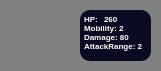
        <widget class="QWidget" name="pl1_ag20_widget" native="true">
         <property name="minimumSize">
          <size>
           <width>161</width>
           <height>71</height>
          </size>
         </property>
         <property name="styleSheet">
          <string notr="true">QWidget{
background-color: #808080;
border-radius:10px;
}</string>
         </property>
         <widget class="QTextBrowser" name="textBrowser_20">
          <property name="geometry">
           <rect>
            <x>80</x>
            <y>10</y>
            <width>71</width>
            <height>51</height>
           </rect>
          </property>
          <property name="styleSheet">
           <string notr="true">color:white;
background-color : #0a0a22;
border:none;
</string>
          </property>
          <property name="verticalScrollBarPolicy">
           <enum>Qt::ScrollBarPolicy::ScrollBarAlwaysOff</enum>
          </property>
          <property name="horizontalScrollBarPolicy">
           <enum>Qt::ScrollBarPolicy::ScrollBarAlwaysOff</enum>
          </property>
          <property name="html">
           <string>&lt;!DOCTYPE HTML PUBLIC &quot;-//W3C//DTD HTML 4.0//EN&quot; &quot;http://www.w3.org/TR/REC-html40/strict.dtd&quot;&gt;
&lt;html&gt;&lt;head&gt;&lt;meta name=&quot;qrichtext&quot; content=&quot;1&quot; /&gt;&lt;meta charset=&quot;utf-8&quot; /&gt;&lt;style type=&quot;text/css&quot;&gt;
p, li { white-space: pre-wrap; }
hr { height: 1px; border-width: 0; }
li.unchecked::marker { content: &quot;\2610&quot;; }
li.checked::marker { content: &quot;\2612&quot;; }
&lt;/style&gt;&lt;/head&gt;&lt;body style=&quot; font-family:'Segoe UI'; font-size:9pt; font-weight:400; font-style:normal;&quot;&gt;
&lt;p align=&quot;justify&quot; style=&quot; margin-top:12px; margin-bottom:12px; margin-left:0px; margin-right:0px; -qt-block-indent:0; text-indent:0px;&quot;&gt;&lt;span style=&quot; font-size:6pt; font-weight:700;&quot;&gt;HP: &lt;br /&gt;Mobility: 2&lt;br /&gt;Damage: 80&lt;br /&gt;AttackRange: 2&lt;/span&gt;&lt;/p&gt;&lt;/body&gt;&lt;/html&gt;</string>
          </property>
         </widget>
         <widget class="QPushButton" name="pl1_ag20_btn">
          <property name="geometry">
           <rect>
            <x>10</x>
            <y>10</y>
            <width>61</width>
            <height>51</height>
           </rect>
          </property>
          <property name="styleSheet">
           <string notr="true">background-image:url(&quot;:/src/images/Agent/Frost&quot;);
background-repeat:no-repeat;
background-position:center;
background-origin:content;
background-size:cover;</string>
          </property>
          <property name="text">
           <string/>
          </property>
         </widget>
         <widget class="QTextBrowser" name="pl1_ag20_HP">
          <property name="geometry">
           <rect>
            <x>100</x>
            <y>10</y>
            <width>25</width>
            <height>15</height>
           </rect>
          </property>
          <property name="styleSheet">
           <string notr="true">color:white;
background-color : #0a0a22;
border:none;</string>
          </property>
          <property name="verticalScrollBarPolicy">
           <enum>Qt::ScrollBarPolicy::ScrollBarAlwaysOff</enum>
          </property>
          <property name="html">
           <string>&lt;!DOCTYPE HTML PUBLIC &quot;-//W3C//DTD HTML 4.0//EN&quot; &quot;http://www.w3.org/TR/REC-html40/strict.dtd&quot;&gt;
&lt;html&gt;&lt;head&gt;&lt;meta name=&quot;qrichtext&quot; content=&quot;1&quot; /&gt;&lt;meta charset=&quot;utf-8&quot; /&gt;&lt;style type=&quot;text/css&quot;&gt;
p, li { white-space: pre-wrap; }
hr { height: 1px; border-width: 0; }
li.unchecked::marker { content: &quot;\2610&quot;; }
li.checked::marker { content: &quot;\2612&quot;; }
&lt;/style&gt;&lt;/head&gt;&lt;body style=&quot; font-family:'Segoe UI'; font-size:9pt; font-weight:400; font-style:normal;&quot;&gt;
&lt;p style=&quot; margin-top:0px; margin-bottom:0px; margin-left:0px; margin-right:0px; -qt-block-indent:0; text-indent:0px;&quot;&gt;&lt;span style=&quot; font-size:6pt; font-weight:700;&quot;&gt;260&lt;/span&gt;&lt;/p&gt;&lt;/body&gt;&lt;/html&gt;</string>
          </property>
         </widget>
        </widget>
